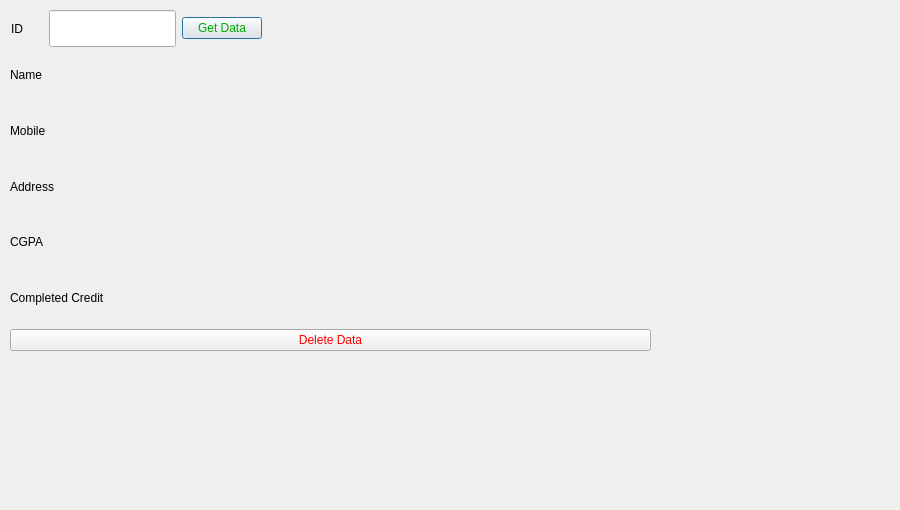
<?xml version="1.0" encoding="UTF-8"?>
<ui version="4.0">
 <class>Delete</class>
 <widget class="QDialog" name="Delete">
  <property name="geometry">
   <rect>
    <x>0</x>
    <y>0</y>
    <width>900</width>
    <height>510</height>
   </rect>
  </property>
  <property name="sizePolicy">
   <sizepolicy hsizetype="Preferred" vsizetype="Preferred">
    <horstretch>0</horstretch>
    <verstretch>1</verstretch>
   </sizepolicy>
  </property>
  <property name="minimumSize">
   <size>
    <width>900</width>
    <height>510</height>
   </size>
  </property>
  <property name="maximumSize">
   <size>
    <width>900</width>
    <height>510</height>
   </size>
  </property>
  <property name="windowTitle">
   <string>Dialog</string>
  </property>
  <property name="styleSheet">
   <string notr="true">background-image: url(:/Database/background.jpg);</string>
  </property>
  <widget class="QWidget" name="layoutWidget">
   <property name="geometry">
    <rect>
     <x>11</x>
     <y>10</y>
     <width>251</width>
     <height>37</height>
    </rect>
   </property>
   <layout class="QHBoxLayout" name="horizontalLayout_8">
    <item>
     <layout class="QHBoxLayout" name="horizontalLayout_9">
      <item>
       <widget class="QLabel" name="label_id_2">
        <property name="sizePolicy">
         <sizepolicy hsizetype="Preferred" vsizetype="Preferred">
          <horstretch>1</horstretch>
          <verstretch>0</verstretch>
         </sizepolicy>
        </property>
        <property name="styleSheet">
         <string notr="true">color: rgb(0, 0, 0);
font: 15pt &quot;Impact&quot;;</string>
        </property>
        <property name="text">
         <string>ID</string>
        </property>
       </widget>
      </item>
      <item>
       <widget class="QLineEdit" name="lineEdit_id_2">
        <property name="sizePolicy">
         <sizepolicy hsizetype="Expanding" vsizetype="Preferred">
          <horstretch>4</horstretch>
          <verstretch>0</verstretch>
         </sizepolicy>
        </property>
        <property name="styleSheet">
         <string notr="true">color: rgb(0, 0, 0);
font: 75 16pt &quot;MS Shell Dlg 2&quot;;</string>
        </property>
       </widget>
      </item>
     </layout>
    </item>
    <item>
     <widget class="QPushButton" name="pushButton">
      <property name="styleSheet">
       <string notr="true">font: 16pt &quot;Impact&quot;;
color: rgb(0, 170, 0);</string>
      </property>
      <property name="text">
       <string>Get Data</string>
      </property>
     </widget>
    </item>
   </layout>
  </widget>
  <widget class="QWidget" name="">
   <property name="geometry">
    <rect>
     <x>10</x>
     <y>50</y>
     <width>641</width>
     <height>301</height>
    </rect>
   </property>
   <layout class="QVBoxLayout" name="verticalLayout_4">
    <item>
     <layout class="QVBoxLayout" name="verticalLayout_3">
      <item>
       <layout class="QHBoxLayout" name="horizontalLayout_10">
        <item>
         <widget class="QLabel" name="label_name_2">
          <property name="sizePolicy">
           <sizepolicy hsizetype="Preferred" vsizetype="Preferred">
            <horstretch>1</horstretch>
            <verstretch>0</verstretch>
           </sizepolicy>
          </property>
          <property name="styleSheet">
           <string notr="true">color: rgb(0, 0, 0);
font: 15pt &quot;Impact&quot;;</string>
          </property>
          <property name="text">
           <string>Name</string>
          </property>
         </widget>
        </item>
        <item>
         <widget class="QLabel" name="NAME_label">
          <property name="sizePolicy">
           <sizepolicy hsizetype="Preferred" vsizetype="Preferred">
            <horstretch>3</horstretch>
            <verstretch>0</verstretch>
           </sizepolicy>
          </property>
          <property name="styleSheet">
           <string notr="true">color: rgb(0, 0, 0);
font: 75 14pt &quot;MS Shell Dlg 2&quot;;</string>
          </property>
          <property name="text">
           <string/>
          </property>
         </widget>
        </item>
       </layout>
      </item>
      <item>
       <layout class="QHBoxLayout" name="horizontalLayout_11">
        <item>
         <widget class="QLabel" name="label_mobile_2">
          <property name="sizePolicy">
           <sizepolicy hsizetype="Preferred" vsizetype="Preferred">
            <horstretch>1</horstretch>
            <verstretch>0</verstretch>
           </sizepolicy>
          </property>
          <property name="styleSheet">
           <string notr="true">color: rgb(0, 0, 0);
font: 15pt &quot;Impact&quot;;</string>
          </property>
          <property name="text">
           <string>Mobile</string>
          </property>
         </widget>
        </item>
        <item>
         <widget class="QLabel" name="MOBILE_label">
          <property name="sizePolicy">
           <sizepolicy hsizetype="Preferred" vsizetype="Preferred">
            <horstretch>3</horstretch>
            <verstretch>0</verstretch>
           </sizepolicy>
          </property>
          <property name="styleSheet">
           <string notr="true">color: rgb(0, 0, 0);
font: 75 14pt &quot;MS Shell Dlg 2&quot;;</string>
          </property>
          <property name="text">
           <string/>
          </property>
         </widget>
        </item>
       </layout>
      </item>
      <item>
       <layout class="QHBoxLayout" name="horizontalLayout_12">
        <item>
         <widget class="QLabel" name="label_address_2">
          <property name="sizePolicy">
           <sizepolicy hsizetype="Preferred" vsizetype="Preferred">
            <horstretch>1</horstretch>
            <verstretch>0</verstretch>
           </sizepolicy>
          </property>
          <property name="styleSheet">
           <string notr="true">color: rgb(0, 0, 0);
font: 15pt &quot;Impact&quot;;</string>
          </property>
          <property name="text">
           <string>Address </string>
          </property>
         </widget>
        </item>
        <item>
         <widget class="QLabel" name="ADDRESS_label">
          <property name="sizePolicy">
           <sizepolicy hsizetype="Preferred" vsizetype="Preferred">
            <horstretch>3</horstretch>
            <verstretch>0</verstretch>
           </sizepolicy>
          </property>
          <property name="styleSheet">
           <string notr="true">color: rgb(0, 0, 0);
font: 75 14pt &quot;MS Shell Dlg 2&quot;;</string>
          </property>
          <property name="text">
           <string/>
          </property>
         </widget>
        </item>
       </layout>
      </item>
      <item>
       <layout class="QHBoxLayout" name="horizontalLayout_13">
        <item>
         <widget class="QLabel" name="label_cgpa_2">
          <property name="sizePolicy">
           <sizepolicy hsizetype="Preferred" vsizetype="Preferred">
            <horstretch>1</horstretch>
            <verstretch>0</verstretch>
           </sizepolicy>
          </property>
          <property name="styleSheet">
           <string notr="true">color: rgb(0, 0, 0);
font: 15pt &quot;Impact&quot;;</string>
          </property>
          <property name="text">
           <string>CGPA</string>
          </property>
         </widget>
        </item>
        <item>
         <widget class="QLabel" name="CGPA_label">
          <property name="sizePolicy">
           <sizepolicy hsizetype="Preferred" vsizetype="Preferred">
            <horstretch>3</horstretch>
            <verstretch>0</verstretch>
           </sizepolicy>
          </property>
          <property name="styleSheet">
           <string notr="true">color: rgb(0, 0, 0);
font: 75 14pt &quot;MS Shell Dlg 2&quot;;</string>
          </property>
          <property name="text">
           <string/>
          </property>
         </widget>
        </item>
       </layout>
      </item>
      <item>
       <layout class="QHBoxLayout" name="horizontalLayout_14">
        <item>
         <widget class="QLabel" name="label_credit_2">
          <property name="sizePolicy">
           <sizepolicy hsizetype="Preferred" vsizetype="Preferred">
            <horstretch>1</horstretch>
            <verstretch>0</verstretch>
           </sizepolicy>
          </property>
          <property name="styleSheet">
           <string notr="true">color: rgb(0, 0, 0);
font: 15pt &quot;Impact&quot;;</string>
          </property>
          <property name="text">
           <string>Completed Credit</string>
          </property>
         </widget>
        </item>
        <item>
         <widget class="QLabel" name="CC_label">
          <property name="sizePolicy">
           <sizepolicy hsizetype="Preferred" vsizetype="Preferred">
            <horstretch>3</horstretch>
            <verstretch>0</verstretch>
           </sizepolicy>
          </property>
          <property name="styleSheet">
           <string notr="true">color: rgb(0, 0, 0);
font: 75 14pt &quot;MS Shell Dlg 2&quot;;</string>
          </property>
          <property name="text">
           <string/>
          </property>
         </widget>
        </item>
       </layout>
      </item>
     </layout>
    </item>
    <item>
     <widget class="QPushButton" name="pushButton_3">
      <property name="styleSheet">
       <string notr="true">color: rgb(255, 0, 0);
font: 14pt &quot;Impact&quot;;</string>
      </property>
      <property name="text">
       <string>Delete Data</string>
      </property>
     </widget>
    </item>
   </layout>
  </widget>
 </widget>
 <resources/>
 <connections/>
</ui>
